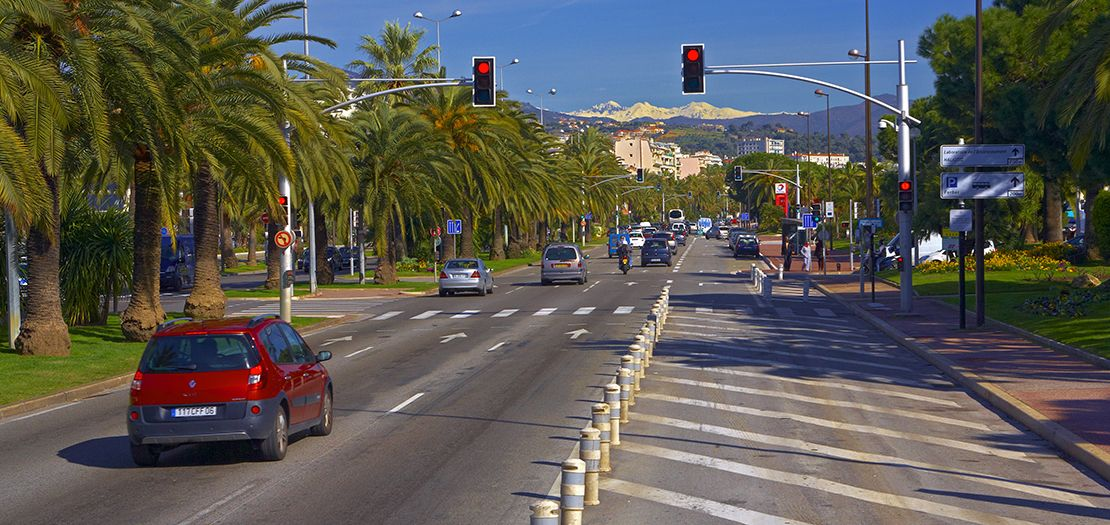
#> input picture images/Color_to_Gray.jpg, 1110 x 525 px
$ jupyter execute Color_to_Gray.ipynb   (shell and % lines are left out)
#> lines starting #> are read from the running program, lines starting #| are printed output that depends on the picture
### Basics of Computer Vision

## Converting a Color image to a Gray-scale image using OpenCV

[cell 1]
# Importing Libraries

import numpy as np
import matplotlib.pyplot as plt
import matplotlib.image as img
import cv2

[cell 2]
# Displaying a color image

plt.rcParams["figure.figsize"] = (10,10)

color_img = img.imread('images/Color_to_Gray.jpg')
#> color_img is the input picture: shape (525, 1110, 3); mean R, G, B 91, 89.5, 82.8
plt.imshow(color_img)

[cell 3]
print(type(color_img))
#| <class 'numpy.ndarray'>

[cell 4]
print('Image Shape', color_img.shape)
#| Image Shape (525, 1110, 3)

[cell 5]
# Coverting image to Gray_scale image

gray_image = cv2.cvtColor(color_img, cv2.COLOR_RGB2GRAY)
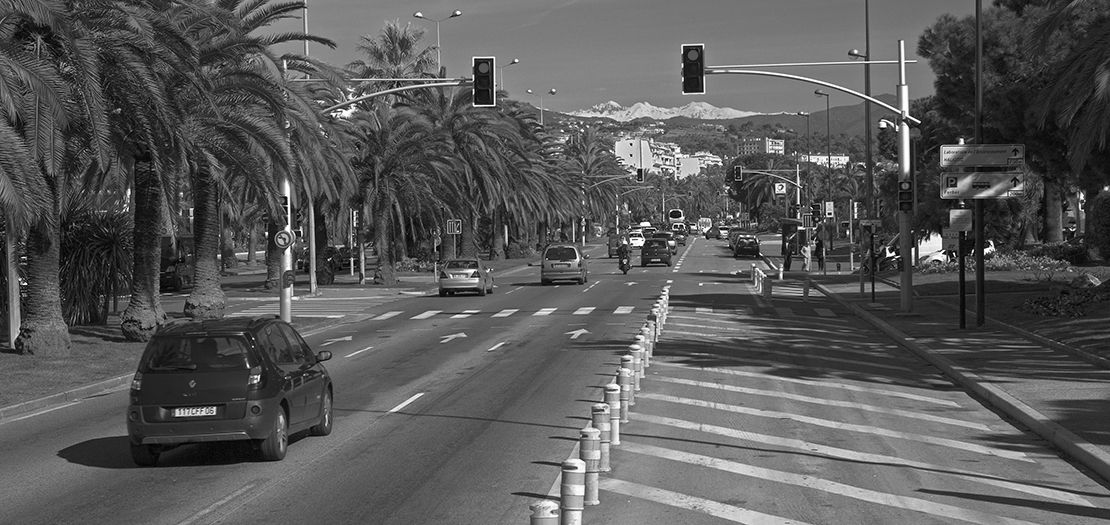
#> gray_image: shape (525, 1110); min 0, max 255, mean 89.2
